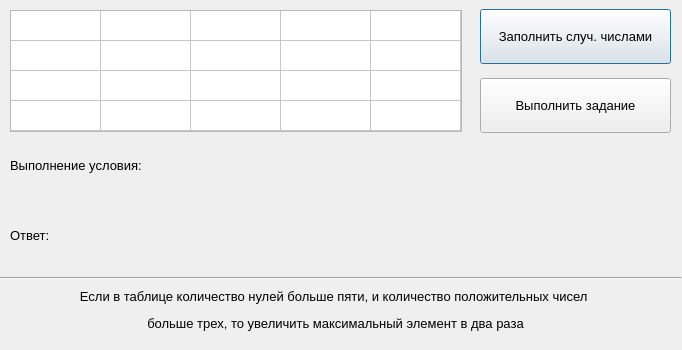
<?xml version="1.0" encoding="UTF-8"?>
<ui version="4.0">
 <class>Dialog</class>
 <widget class="QDialog" name="Dialog">
  <property name="geometry">
   <rect>
    <x>0</x>
    <y>0</y>
    <width>682</width>
    <height>350</height>
   </rect>
  </property>
  <property name="minimumSize">
   <size>
    <width>682</width>
    <height>350</height>
   </size>
  </property>
  <property name="maximumSize">
   <size>
    <width>682</width>
    <height>350</height>
   </size>
  </property>
  <property name="windowTitle">
   <string>Dialog</string>
  </property>
  <widget class="QTableWidget" name="tableWidget">
   <property name="enabled">
    <bool>true</bool>
   </property>
   <property name="geometry">
    <rect>
     <x>10</x>
     <y>10</y>
     <width>452</width>
     <height>122</height>
    </rect>
   </property>
   <property name="minimumSize">
    <size>
     <width>441</width>
     <height>0</height>
    </size>
   </property>
   <property name="maximumSize">
    <size>
     <width>455</width>
     <height>220</height>
    </size>
   </property>
   <property name="font">
    <font>
     <pointsize>10</pointsize>
    </font>
   </property>
   <property name="rowCount">
    <number>4</number>
   </property>
   <attribute name="horizontalHeaderVisible">
    <bool>false</bool>
   </attribute>
   <attribute name="horizontalHeaderCascadingSectionResizes">
    <bool>false</bool>
   </attribute>
   <attribute name="horizontalHeaderMinimumSectionSize">
    <number>55</number>
   </attribute>
   <attribute name="horizontalHeaderDefaultSectionSize">
    <number>90</number>
   </attribute>
   <attribute name="verticalHeaderVisible">
    <bool>false</bool>
   </attribute>
   <attribute name="verticalHeaderHighlightSections">
    <bool>false</bool>
   </attribute>
   <row>
    <property name="text">
     <string/>
    </property>
   </row>
   <row>
    <property name="text">
     <string/>
    </property>
   </row>
   <row>
    <property name="text">
     <string/>
    </property>
   </row>
   <row>
    <property name="text">
     <string/>
    </property>
   </row>
   <column>
    <property name="text">
     <string>C1</string>
    </property>
   </column>
   <column>
    <property name="text">
     <string>C2</string>
    </property>
   </column>
   <column>
    <property name="text">
     <string>C3</string>
    </property>
   </column>
   <column>
    <property name="text">
     <string>C4</string>
    </property>
   </column>
   <column>
    <property name="text">
     <string>C5</string>
    </property>
   </column>
  </widget>
  <widget class="QPushButton" name="btn_random_number">
   <property name="geometry">
    <rect>
     <x>480</x>
     <y>9</y>
     <width>191</width>
     <height>55</height>
    </rect>
   </property>
   <property name="font">
    <font>
     <family>Segoe UI</family>
     <pointsize>10</pointsize>
    </font>
   </property>
   <property name="text">
    <string>Заполнить случ. числами</string>
   </property>
  </widget>
  <widget class="QPushButton" name="btn_solve">
   <property name="geometry">
    <rect>
     <x>480</x>
     <y>78</y>
     <width>191</width>
     <height>55</height>
    </rect>
   </property>
   <property name="font">
    <font>
     <family>Segoe UI</family>
     <pointsize>10</pointsize>
    </font>
   </property>
   <property name="text">
    <string>Выполнить задание</string>
   </property>
  </widget>
  <widget class="QLabel" name="label_max">
   <property name="geometry">
    <rect>
     <x>10</x>
     <y>140</y>
     <width>491</width>
     <height>51</height>
    </rect>
   </property>
   <property name="font">
    <font>
     <family>Segoe UI</family>
     <pointsize>10</pointsize>
    </font>
   </property>
   <property name="text">
    <string>&lt;html&gt;&lt;head/&gt;&lt;body&gt;&lt;p&gt;Выполнение условия:&lt;/p&gt;&lt;/body&gt;&lt;/html&gt;</string>
   </property>
  </widget>
  <widget class="QLabel" name="label_answer">
   <property name="geometry">
    <rect>
     <x>10</x>
     <y>200</y>
     <width>551</width>
     <height>71</height>
    </rect>
   </property>
   <property name="font">
    <font>
     <family>Segoe UI</family>
     <pointsize>10</pointsize>
    </font>
   </property>
   <property name="text">
    <string>&lt;html&gt;&lt;head/&gt;&lt;body&gt;&lt;p&gt;Ответ:&lt;/p&gt;&lt;/body&gt;&lt;/html&gt;</string>
   </property>
  </widget>
  <widget class="QLabel" name="label_task_1">
   <property name="geometry">
    <rect>
     <x>20</x>
     <y>280</y>
     <width>631</width>
     <height>61</height>
    </rect>
   </property>
   <property name="font">
    <font>
     <family>Segoe UI</family>
     <pointsize>10</pointsize>
    </font>
   </property>
   <property name="text">
    <string>&lt;html&gt;&lt;head/&gt;&lt;body&gt;&lt;p align=&quot;center&quot;&gt;Если в таблице количество нулей больше пяти, и количество положительных чисел &lt;/p&gt;&lt;p align=&quot;center&quot;&gt;больше трех, то увеличить максимальный элемент в два раза&lt;/p&gt;&lt;/body&gt;&lt;/html&gt;</string>
   </property>
  </widget>
  <widget class="QLabel" name="label_error">
   <property name="geometry">
    <rect>
     <x>350</x>
     <y>144</y>
     <width>321</width>
     <height>31</height>
    </rect>
   </property>
   <property name="font">
    <font>
     <family>Segoe UI</family>
     <pointsize>13</pointsize>
     <weight>50</weight>
     <bold>false</bold>
    </font>
   </property>
   <property name="styleSheet">
    <string notr="true">color: rgb(170, 0, 0);</string>
   </property>
   <property name="text">
    <string/>
   </property>
  </widget>
  <widget class="Line" name="line">
   <property name="geometry">
    <rect>
     <x>0</x>
     <y>270</y>
     <width>681</width>
     <height>16</height>
    </rect>
   </property>
   <property name="orientation">
    <enum>Qt::Horizontal</enum>
   </property>
  </widget>
 </widget>
 <resources/>
 <connections/>
</ui>
